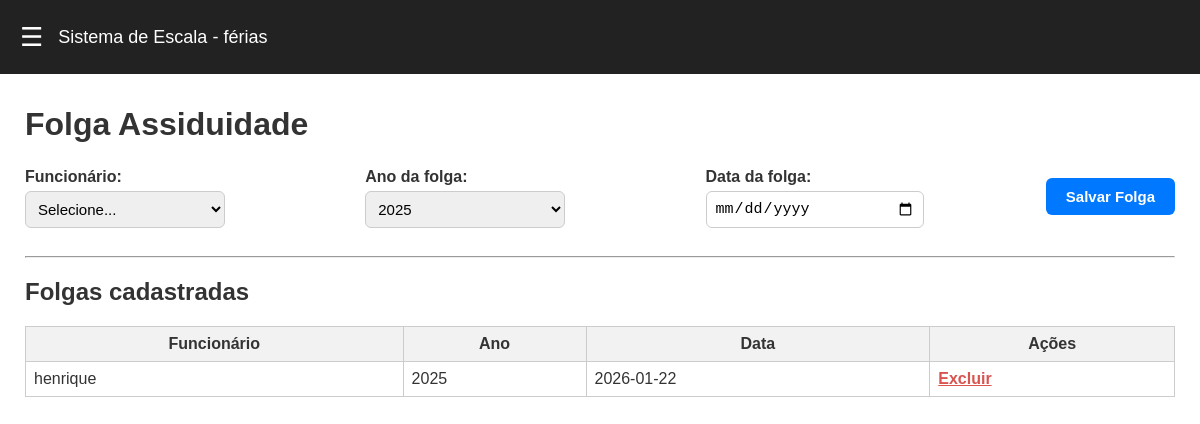
Page /abono-folga on the committed database.
### tables this page shows
CREATE TABLE folga_assiduidade (
            id INTEGER PRIMARY KEY AUTOINCREMENT,
            funcionario_id INTEGER NOT NULL,
            ano INTEGER NOT NULL,
            data_folga TEXT NOT NULL,
            FOREIGN KEY (funcionario_id) REFERENCES funcionarios(id)
        );

CREATE TABLE funcionarios (
            id INTEGER PRIMARY KEY AUTOINCREMENT,
            nome TEXT NOT NULL
        );

### routes/folga_routes.py (the view)
@folga_bp.route("/abono-folga")
def pagina_abono_folga():
    funcionarios = listar_funcionarios()
    folgas = listar_folgas()
    ano_atual = datetime.now().year
    ano_proximo = ano_atual + 1
    return render_template(
        "abono-folga.html",
        funcionarios=funcionarios,
        folgas=folgas,
        ano_atual=ano_atual,
        ano_proximo=ano_proximo
    )

### database.py (called while the page is built)
def get_connection():
    return sqlite3.connect(DB_NAME)

### services/folga_service.py (called while the page is built)
def listar_folgas():
    conn = get_connection()
    cursor = conn.cursor()
    cursor.execute("""
        SELECT f.id, func.nome, f.ano, f.data_folga
        FROM folga_assiduidade f
        JOIN funcionarios func ON func.id = f.funcionario_id
        ORDER BY func.nome, f.ano;
    """)
    dados = cursor.fetchall()
    conn.close()
    return [
        {
            "id": row[0],
            "nome": row[1],
            "ano": row[2],
            "data_folga": row[3]
        }
        for row in dados
    ]

### services/funcionario_service.py (called while the page is built)
def listar_funcionarios():
    conn = get_connection()
    cursor = conn.cursor()
    cursor.execute("SELECT id, nome FROM funcionarios ORDER BY nome;")
    dados = cursor.fetchall()
    conn.close()
    return dados

### templates/abono-folga.html (shortened to what this page needs)
{% extends "base.html" %}
{% block content %}
<h1>Folga Assiduidade</h1>
<form action="/adicionar-folga" method="POST" id="formFolga" class="form-section">
    <div class="form-group">
        <label>Funcionário:</label>
        <select name="funcionario_folga_id" id="funcionario_folga_id" required>
            <option value="">Selecione...</option>
        </select>
    </div>
    <div class="form-group">
        <label>Ano da folga:</label>
        <select name="ano" id="ano" required>
            <option value="{{ ano_atual }}">{{ ano_atual }}</option>
        </select>
    </div>
    <div class="form-group">
        <label>Data da folga:</label>
        <input type="date" name="data_folga" id="data_folga" required>
    </div>
    <div class="form-buttons">
        <button type="submit" id="btnFolga" class="btn">Salvar Folga</button>
    </div>
</form>
<hr>
<h2>Folgas cadastradas</h2>
<table class="table">
    <tr>
        <th>Funcionário</th>
        <th>Ano</th>
        <th>Data</th>
        <th>Ações</th>
    </tr>
    {% for f in folgas %}
    <tr>
        <td>{{ f.nome }}</td>
        <td>{{ f.ano }}</td>
        <td>{{ f.data_folga }}</td>
        <td>
            <a href="/deletar-folga/{{ f.id }}" class="excluir">Excluir</a>
        </td>
    </tr>
    {% endfor %}
</table>
{% endblock %}

### static/styles/styles.css (style rules this page uses)
:root { --cor-fundo-geral: #ffffff; --cor-texto: #333; --cor-topbar-fundo: #222; --cor-topbar-texto: #ffffff; --cor-menu-fundo: #333; --cor-menu-hover: #444; --cor-menu-texto: #ddd; --cor-menu-texto-hover: #fff; --cor-borda-tabela: #999; --cor-header-tabela: #f2f2f2; --cor-botao: #0078ff; --cor-botao-hover: #005fcc; --cor-botao-texto: #fff; --cor-danger: #d9534f; --cor-danger-hover: #c9302c; }
body { margin: 0; font-family: Arial, sans-serif; background: var(--cor-fundo-geral); color: var(--cor-texto); }
table { border-collapse: collapse; width: 100%; margin-top: 20px; }
table th { background: var(--cor-header-tabela); padding: 10px; border: 1px solid var(--cor-borda-tabela); }
table td { padding: 10px; border: 1px solid var(--cor-borda-tabela); }
input[type="text"], input[type="number"], input[type="date"], select { padding: 8px; margin-bottom: 10px; border: 1px solid var(--cor-borda-tabela); border-radius: 4px; width: 250px; }
button { padding: 8px 14px; background: var(--cor-botao); color: var(--cor-botao-texto); border: none; cursor: pointer; border-radius: 4px; }
a.excluir { color: var(--cor-danger); font-weight: bold; }
h1 { color: var(--cor-texto); margin-bottom: 15px; }
h2 { color: var(--cor-texto); }
.btn { grid-column: span 2; padding: 10px; background: var(--primary); color: white; border: none; cursor: pointer; }
.table { width: 100%; border-collapse: collapse; }
.table th, .table td { border: 1px solid #ccc; padding: 8px; }
.form-section { display: flex; justify-content: space-between; align-items: flex-start; gap: 25px; width: 100%; flex-wrap: nowrap; padding: 10px 0; }
.form-group { display: flex; flex-direction: column; min-width: 150px; max-width: 200px; }
.form-group label { font-weight: bold; margin-bottom: 5px; }
.form-group input, .form-group select { padding: 8px; border: 1px solid #ccc; border-radius: 6px; font-size: 15px; width: 100%; }
.form-buttons { display: flex; gap: 15px; align-items: center; margin-top: 10px; }
.form-buttons button { padding: 10px 20px; font-weight: bold; border-radius: 6px; font-size: 15px; }
.btn { background: #0078ff; color: white; border: none; }
@media (max-width: 1200px) { .form-section { flex-wrap: wrap; } }
@media (max-width: 1200px) { .form-group { width: calc(50% - 20px); } }

### rows in the picture
folga_assiduidade: nome "henrique", ano "2025", data_folga "2026-01-22"

### other values in the picture
form field ano "2025"
